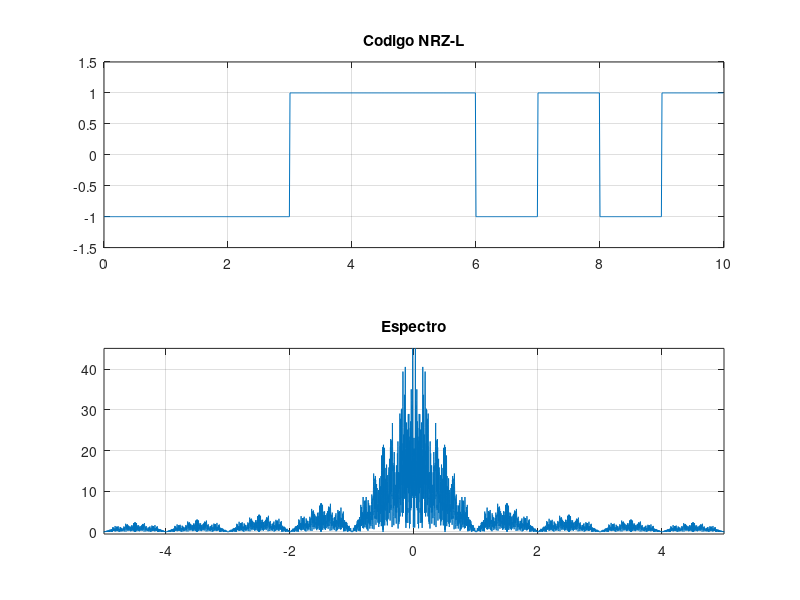
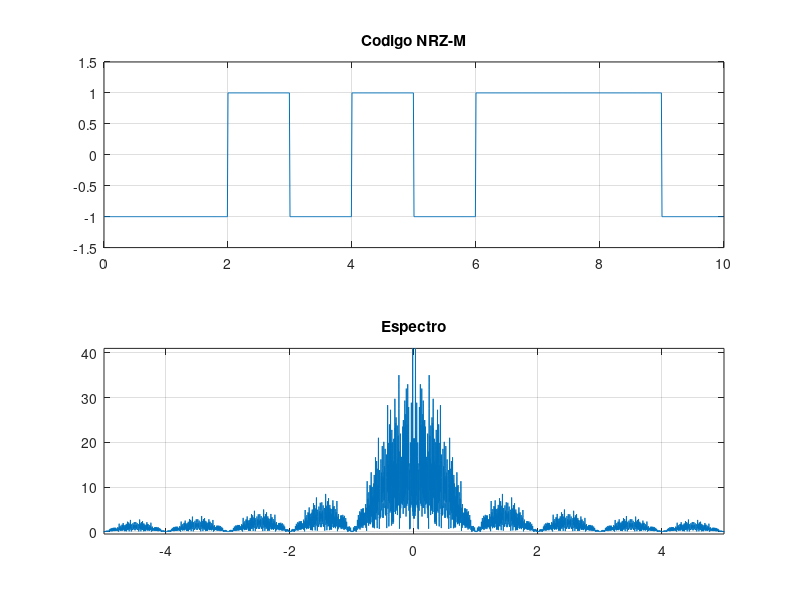
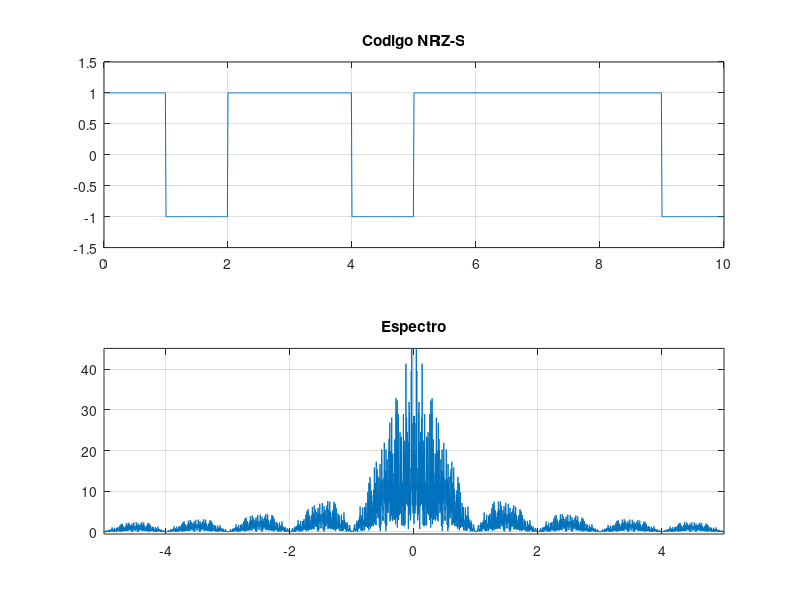
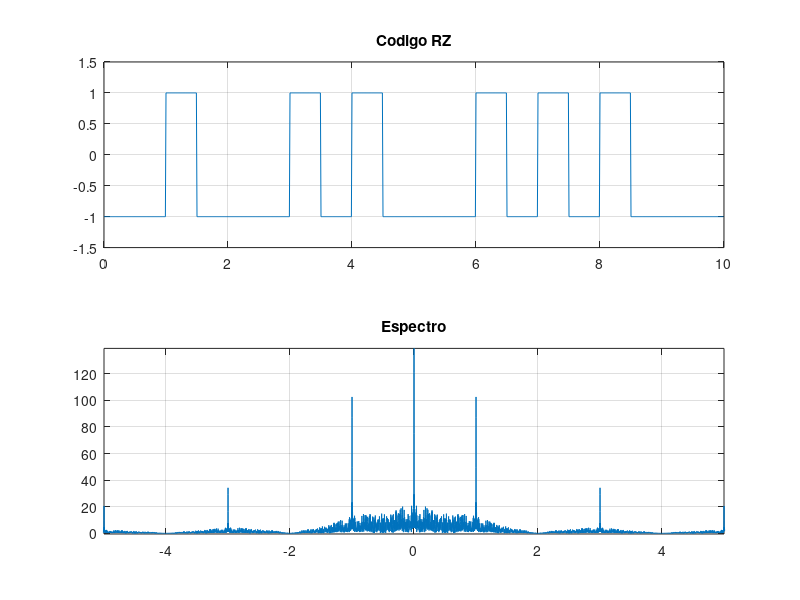

Write the MATLAB code that produced these figures, in order. (Note: this script raises an error after producing the figures.)
clear all;
close all;

ts=1/100;
Tb=1;
%N=20;
N=10;
t=0:ts:N*Tb-ts;

%% NRZ-L
s1=ones(1,100);
bits=randint(1,N)*2-1;
nrzl=[];
for n=1:N
    nrzl=[nrzl s1*bits(n)];
end
figure(1);
subplot(2, 1, 1);
plot(t, nrzl);
title('Codigo NRZ-L');
axis([0, N -1.5 1.5]);
grid on;

% Espectro NRZL
N=300;
nrzl=[];
bits=randint(1,N)*2-1; %Quitamos corriente directa modificando los niveles
for n=1:N
    nrzl=[nrzl s1*bits(n)];
end
NRZL=fftshift(fft(nrzl,100000))*ts;
f=linspace(-1/(2*ts),1/(2*ts),length(NRZL));
subplot(2, 1, 2);
plot(f, abs(NRZL));
title('Espectro');
axis([-5 5 -0.5 max(abs(NRZL))]);
grid on;

%% NRZ-M
N=10;
s1=ones(1,100);
bits=randint(1,N)*2-1;
nrzm=[];
marca=bits(1);
for n=1:N
    if(bits(n)==1)
        marca=-1*marca;
    end
    nrzm=[nrzm s1*marca];
end
figure(2);
subplot(2, 1, 1);
plot(t, nrzm);
title('Codigo NRZ-M');
axis([0, N -1.5 1.5]);
grid on;

% Espectro NRZ-M
N=300;
nrzm=[];
bits=randint(1,N)*2-1; %Quitamos corriente directa modificando los niveles
marca=bits(1);
for n=1:N
    if(bits(n)==1)
        marca=-1*marca;
    end
    nrzm=[nrzm s1*marca];
end
NRZM=fftshift(fft(nrzm,100000))*ts;
f=linspace(-1/(2*ts),1/(2*ts),length(NRZM));
subplot(2, 1, 2);
plot(f, abs(NRZM));
title('Espectro');
axis([-5 5 -0.5 max(abs(NRZM))]);
grid on;

%% NRZ-S
N=10;
s1=ones(1,100);
bits=randint(1,N)*2-1;
nrzs=[];
marca=bits(1);
for n=1:N
    if(bits(n)==-1)
        marca=-1*marca;
    end
    nrzs=[nrzs s1*marca];
end
figure(3);
subplot(2, 1, 1);
plot(t, nrzs);
title('Codigo NRZ-S');
axis([0, N -1.5 1.5]);
grid on;

% Espectro NRZ-S
N=300;
nrzs=[];
bits=randint(1,N)*2-1; %Quitamos corriente directa modificando los niveles
marca=bits(1);
for n=1:N
    if(bits(n)==1)
        marca=-1*marca;
    end
    nrzs=[nrzs s1*marca];
end
NRZS=fftshift(fft(nrzs,100000))*ts;
f=linspace(-1/(2*ts),1/(2*ts),length(NRZS));
subplot(2, 1, 2);
plot(f, abs(NRZS));
title('Espectro');
axis([-5 5 -0.5 max(abs(NRZS))]);
grid on;

%% RZ
N=10;
s1=ones(1,100);
bits=randint(1,N)*2-1;
rz=[];
for n=1:N
    if(bits(n)==1)
        rz=[rz s1(1:50)*bits(n)];
        rz=[rz s1(51:100)*-bits(n)];
    else
        rz=[rz s1(1:50)*bits(n)];
        rz=[rz s1(51:100)*bits(n)];
    end
end
figure(4);
subplot(2, 1, 1);
plot(t, rz);
title('Codigo RZ');
axis([0, N -1.5 1.5]);
grid on;

% Espectro RZ
N=300;
rz=[];
bits=randint(1,N)*2-1; %Quitamos corriente directa modificando los niveles
for n=1:N
    if(bits(n)==1)
        rz=[rz s1(1:50)*bits(n)];
        rz=[rz s1(51:100)*-bits(n)];
    else
        rz=[rz s1*bits(n)];
    end
end
RZ=fftshift(fft(rz,100000))*ts;
f=linspace(-1/(2*ts),1/(2*ts),length(RZ));
subplot(2, 1, 2);
plot(f, abs(RZ));
title('Espectro');
axis([-5 5 -0.5 max(abs(RZ))]);
grid on;

%% Bipolar
N=10;
s1=ones(1,100);
bits=randint(1,N)*2-1;
%bits=[1 -1 -1 1 -1 -1 1 1 1 -1 -1 -1 1]
bp=[];
if(bits(1))
    pico='a';
else
    pico='b';
end

for n=1:N
    if(bits(n)==1)
        if(pico=='a')
            bp=[bp s1(1:50)*bits(n)];
            bp=[bp s1(51:100)*0];
            pico='b';
        else
            bp=[bp s1(1:50)*-bits(n)];
            bp=[bp s1(51:100)*0];
            pico='a';
        end
    else
        bp=[bp s1*0];
    end
end
figure(5);
subplot(2, 1, 1);
plot(t, bp);
title('Codigo Bipolar');
axis([0, N -1.5 1.5]);
grid on;

% Espectro Bipolar
N=300;
bits=randint(1,N)*2-1; %Quitamos corriente directa modificando los niveles
bp=[];

if(bits(1))
    pico='a';
else
    pico='b';
end

for n=1:N
    if(bits(n)==1)
        if(pico=='a')
            bp=[bp s1(1:50)*bits(n)];
            bp=[bp s1(51:100)*0];
            pico='b';
        else
            bp=[bp s1(1:50)*-bits(n)];
            bp=[bp s1(51:100)*0];
            pico='a';
        end
    else
        bp=[bp s1*0];
    end
end
BP=fftshift(fft(bp,100000))*ts;
f=linspace(-1/(2*ts),1/(2*ts),length(BP));
subplot(2, 1, 2);
plot(f, abs(BP));
title('Espectro');
axis([-5 5 -0.5 max(abs(BP))]);
grid on;

%% Manchester
N=10;
s1=[ones(1,50) -1*ones(1,50)];
bits=randint(1,N)*2-1;
manchester=[];
for n=1:N
    manchester=[manchester s1*bits(n)];
end

figure(6);
subplot(2, 1, 1);
plot(t, manchester);
title('Codigo Manchester');
axis([0, N -1.5 1.5]);
grid on;

% Espectro Manchester
N=300;
nrzl=[];
bits=randint(1,N)*2-1; %Quitamos corriente directa modificando los niveles
for n=1:N
    manchester=[manchester s1*bits(n)];
end
MANCHESTER=fftshift(fft(manchester,100000))*ts;
f=linspace(-1/(2*ts),1/(2*ts),length(MANCHESTER));
subplot(2, 1, 2);
plot(f, abs(MANCHESTER));
title('Espectro');
axis([-5 5 -0.5 max(abs(MANCHESTER))]);
grid on;

%% Bifase Marca
N=10;
s1=[ones(1,50) -1*ones(1,50)];
s2=ones(1,100);
bits=randint(1,N)*2-1;
bfm=[];
marca=bits(1);
for n=1:N
    marca=-1*marca;
    if(bits(n)==1)
        bfm=[bfm s1*bits(n)*marca];
        marca=-1*marca;
    else
        bfm=[bfm s2*marca];
    end
end
figure(7);
subplot(2, 1, 1);
plot(t, bfm);
title('Codigo Bifase Marca');
axis([0, N -1.5 1.5]);
grid on;

Espectro Bifase Marca
N=300;
bits=randint(1,N)*2-1;
bfm=[];
marca=bits(1);
for n=1:N
    marca=-1*marca;
    if(bits(n)==1)
        bfm=[bfm s1*bits(n)*marca];
        marca=-1*marca;
    else
        bfm=[bfm s2*marca];
    end
end
BFM=fftshift(fft(bfm,100000))*ts;
f=linspace(-1/(2*ts),1/(2*ts),length(BFM));
subplot(2, 1, 2);
plot(f, abs(BFM));
title('Espectro');
axis([-5 5 -0.5 max(abs(BFM))]);
grid on;

%% Bifase Espacio
N=10;
s1=[ones(1,50) -1*ones(1,50)];
s2=ones(1,100);
bits=randint(1,N)*2-1;
bfm=[];
marca=bits(1);
for n=1:N
    marca=-1*marca;
    if(bits(n)==-1)
        bfm=[bfm s1*bits(n)*marca];
        marca=-1*marca;
    else
        bfm=[bfm s2*marca];
    end
end
figure(7);
subplot(2, 1, 1);
plot(t, bfm);
title('Codigo Bifase Marca');
axis([0, N -1.5 1.5]);
grid on;

%% Machester
%s0=[zeros(1,50) ones(1,50)]
%s1=[ones(1,50) zeros(1,50)]
